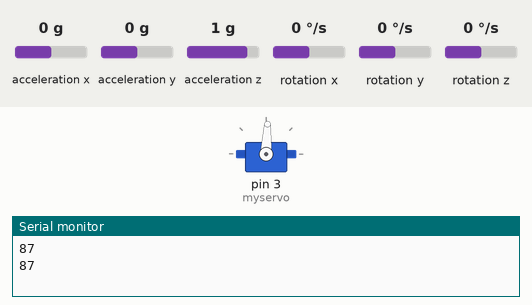
Recording of a sketch running on a simulated Arduino Uno, built with avr-gcc and run on an emulated ATmega328P. Parts: servo, the last lines printed to the serial monitor. The inputs (shaded band) are chosen by the test bench; at power-on: acceleration x 0 g, acceleration y 0 g, acceleration z 1 g, rotation x 0 °/s, rotation y 0 °/s, rotation z 0 °/s.

Above: at 1.2 s.
1.3 s: acceleration x set to -0.8 g
At 2.7 s:
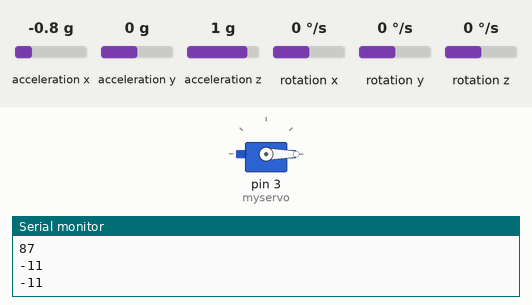
3.5 s: acceleration x set to -1.2 g
At 4.8 s:
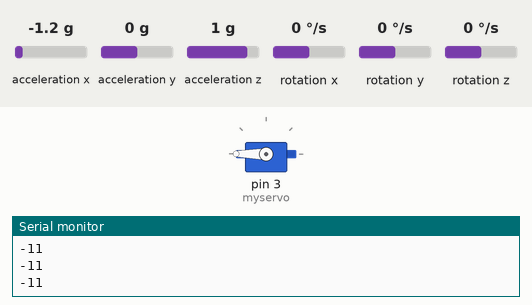
5.5 s: acceleration x set to -1.4 g
At 7.0 s:
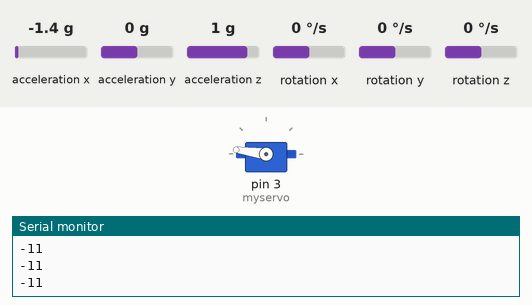
7.5 s: acceleration x set to 0 g
At 9.1 s:
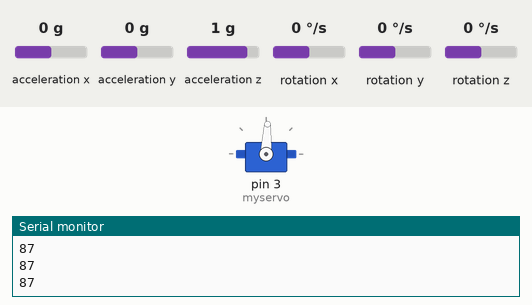
9.5 s: acceleration x set to 0.8 g
At 11.2 s:
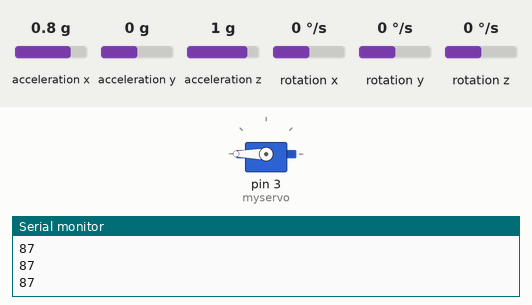
11.5 s: acceleration x set to -0.1 g
At 13.4 s:
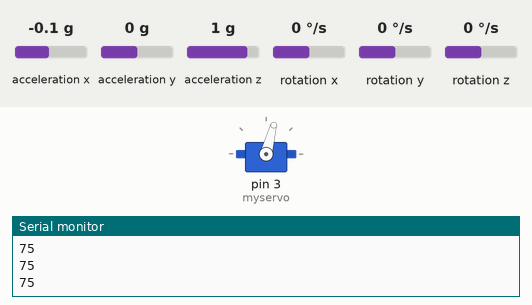
Timing chart, 0 to 14.6 s (numbered marks = the images above; inputs shaded):
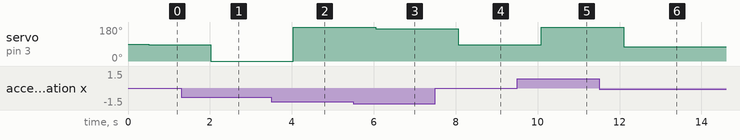

Measured:
- the behaviour switches between -1 and -1.1 g on acceleration x (found by bisection; images 1 and 2)
- after the input at 1.3 s, servo on pin 3 (myservo): 87° → 0° after 0.72 s
- after the input at 3.5 s, servo on pin 3 (myservo): 0° → 180° after 0.53 s
- after the input at 5.5 s, servo on pin 3 (myservo): 180° → 172° after 0.55 s
- after the input at 7.5 s, servo on pin 3 (myservo): 172° → 87° after 0.57 s
- after the input at 9.5 s, servo on pin 3 (myservo): 87° → 180° after 0.58 s
- after the input at 11.5 s, servo on pin 3 (myservo): 180° → 75° after 0.60 s

The sketch:

GYENNO_Spoon.ino
```cpp
#include "Wire.h"
#include "I2Cdev.h"
#include "MPU6050.h"


#include <Servo.h>

Servo myservo;  // create servo object to control a servo


MPU6050 mpu;
int16_t ax, ay, az;
int16_t gx, gy, gz;

struct MyData {
  byte X;
  byte Y;
  byte Z;
};

MyData data;

void setup()
{
  Serial.begin(9600);

  //MPU6050
  Wire.begin();
  mpu.initialize();


  //Servo
  myservo.attach(3);
}

void loop()
{
  mpu.getMotion6(&ax, &ay, &az, &gx, &gy, &gz);
  data.X = map(ax, -17000, 17000, 0, 255 ); // X axis data
  data.Y = map(ay, -17000, 17000, 0, 255);
  data.Z = map(az, -17000, 17000, 0, 255);  // Y axis data
  delay(500);

   int  x= data.X-130;

  if(x<0){

        myservo.write(90-(-1*(x)) );
        Serial.println( 90-(-1*(x)) );
  }
 else{
   myservo.write(90+x);
  }

}
```
